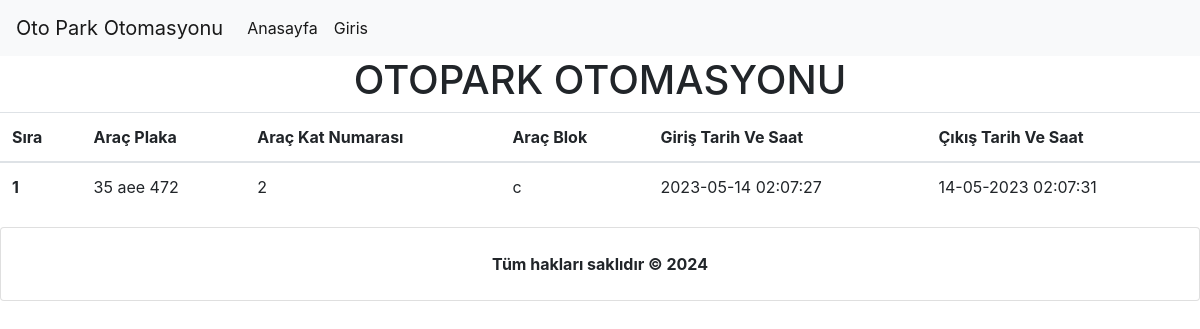
The page /otopark_otomasyon1/index.php on the database its author committed.
### tables this page shows
CREATE TABLE `arac_kayit` (
  `arac_id` int(11) NOT NULL,
  `arac_sahip` varchar(50) NOT NULL,
  `arac_plaka` varchar(15) NOT NULL,
  `arac_marka` varchar(30) NOT NULL,
  `arac_renk` varchar(30) NOT NULL,
  `arac_tur` varchar(30) NOT NULL,
  `arac_kat` varchar(15) NOT NULL,
  `arac_blok` varchar(15) NOT NULL,
  `arac_alan` varchar(100) NOT NULL,
  `arac_giris_tarih` datetime NOT NULL DEFAULT current_timestamp(),
  `arac_cikis_tarih` varchar(55) NOT NULL,
  `ucret` int(11) NOT NULL
);

### otopark_otomasyon1/index.php (the view, shortened to what this page needs)
<?php
try {
  $db = New PDO ('mysql:host=localhost;dbname=dersler','root','');
} catch (Exception $th) {
  $th -> getMessage();
}
?>
<!doctype html>
<html lang="en">
  <head>
    <link rel="stylesheet" href="https://stackpath.bootstrapcdn.com/bootstrap/4.3.1/css/bootstrap.min.css">
  </head>
  <body>
  <nav class="navbar navbar-expand-lg navbar-light bg-light">
  <a class="navbar-brand" href="#">Oto Park Otomasyonu</a>
  <div class="collapse navbar-collapse" id="navbarSupportedContent">
    <ul class="navbar-nav mr-auto">
      <li class="nav-item active">
        <a class="nav-link" href="#">Anasayfa <span class="sr-only">(current)</span></a>
      </li>
      <li class="nav-item active">
        <a class="nav-link" href="admin/index.php">Giris</a>
      </li>
    </ul>
  </div>
</nav>
<h1 class="text-center">OTOPARK OTOMASYONU</h1>
<table class="table">
  <thead>
    <tr>
      <th scope="col">Sıra</th>
      <th scope="col">Araç Plaka</th>
      <th scope="col">Araç Kat Numarası</th>
      <th scope="col">Araç Blok </th>
      <th scope="col">Giriş Tarih Ve Saat</th>
      <th scope="col">Çıkış Tarih Ve Saat</th>
    </tr>
  </thead>
  <?php
$sorgu = $db -> query('SELECT * FROM arac_kayit');
$sirano=0;
while ($kaydet = $sorgu -> fetch(PDO::FETCH_ASSOC)) {
    $sirano=++$sirano;
   $plaka=$kaydet['arac_plaka'];
   $kat=$kaydet['arac_kat'];
   $blok=$kaydet['arac_blok'];
   $tarih=$kaydet['arac_giris_tarih'];
   $cikis=$kaydet['arac_cikis_tarih'];
?>
  <tbody>
    <tr>
      <th ><?php echo $sirano ?></th>
      <td><?php echo $plaka?></td>
      <td><?php echo $kat?></td>
      <td><?php echo $blok?></td>
      <td><?php echo $tarih?></td>
      <td><?php echo $cikis?></td>
    </tr>
  </tbody>
  <?php }?>
</table>
<div class="text-center">
   <div class="card p-4">
     <b>Tüm hakları saklıdır  &copy; <?php  echo date("Y"); ?> </b>
   </div>
 </div>
  </body>
</html>

### rows shown on the page
arac_kayit: arac_plaka "35 aee 472", arac_kat "2", arac_blok "c", arac_giris_tarih "2023-05-14 02:07:27", arac_cikis_tarih "14-05-2023 02:07:31"
